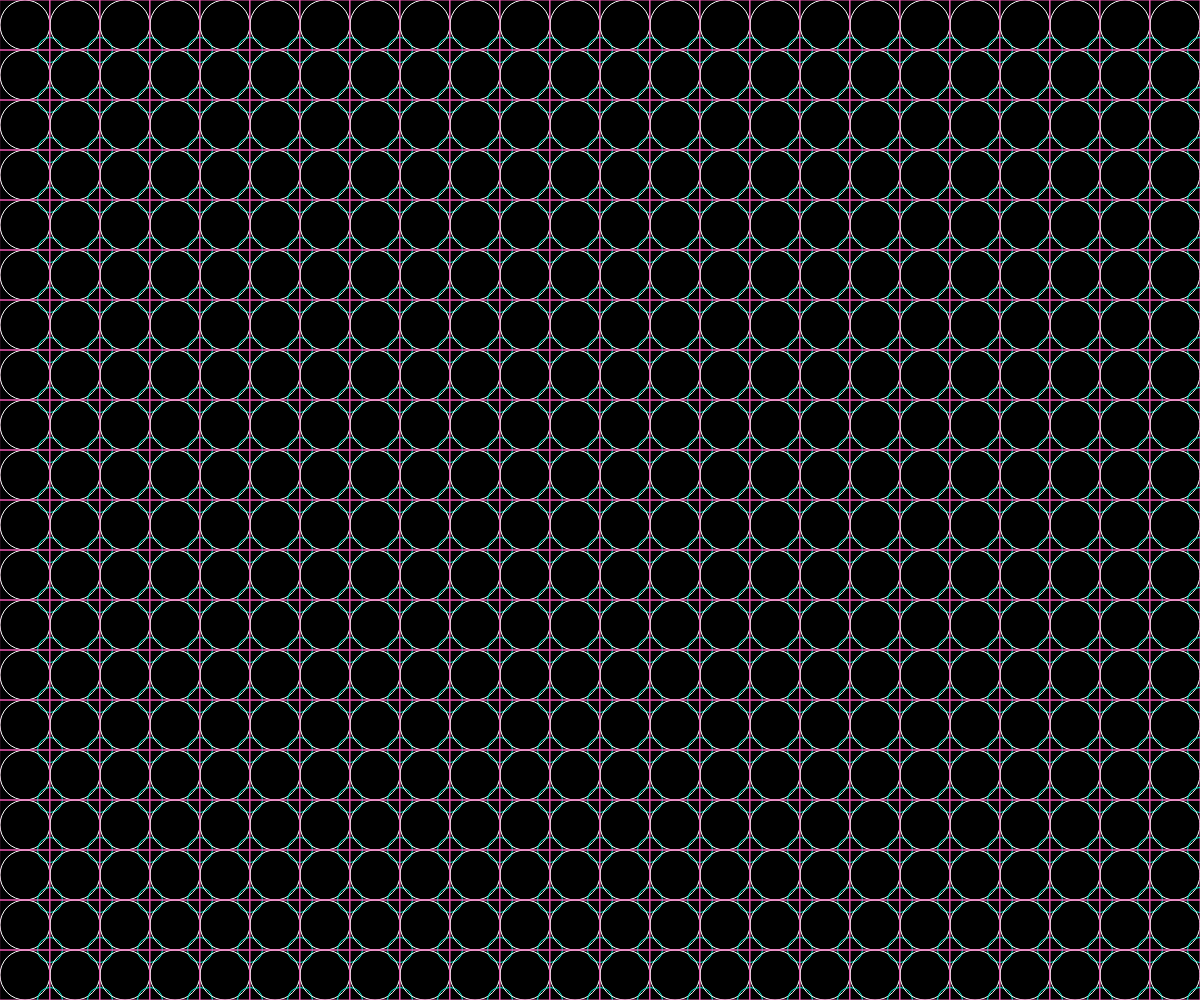
Frame 1 (no input)
Frame 60 (no input): identical to frame 1, image omitted
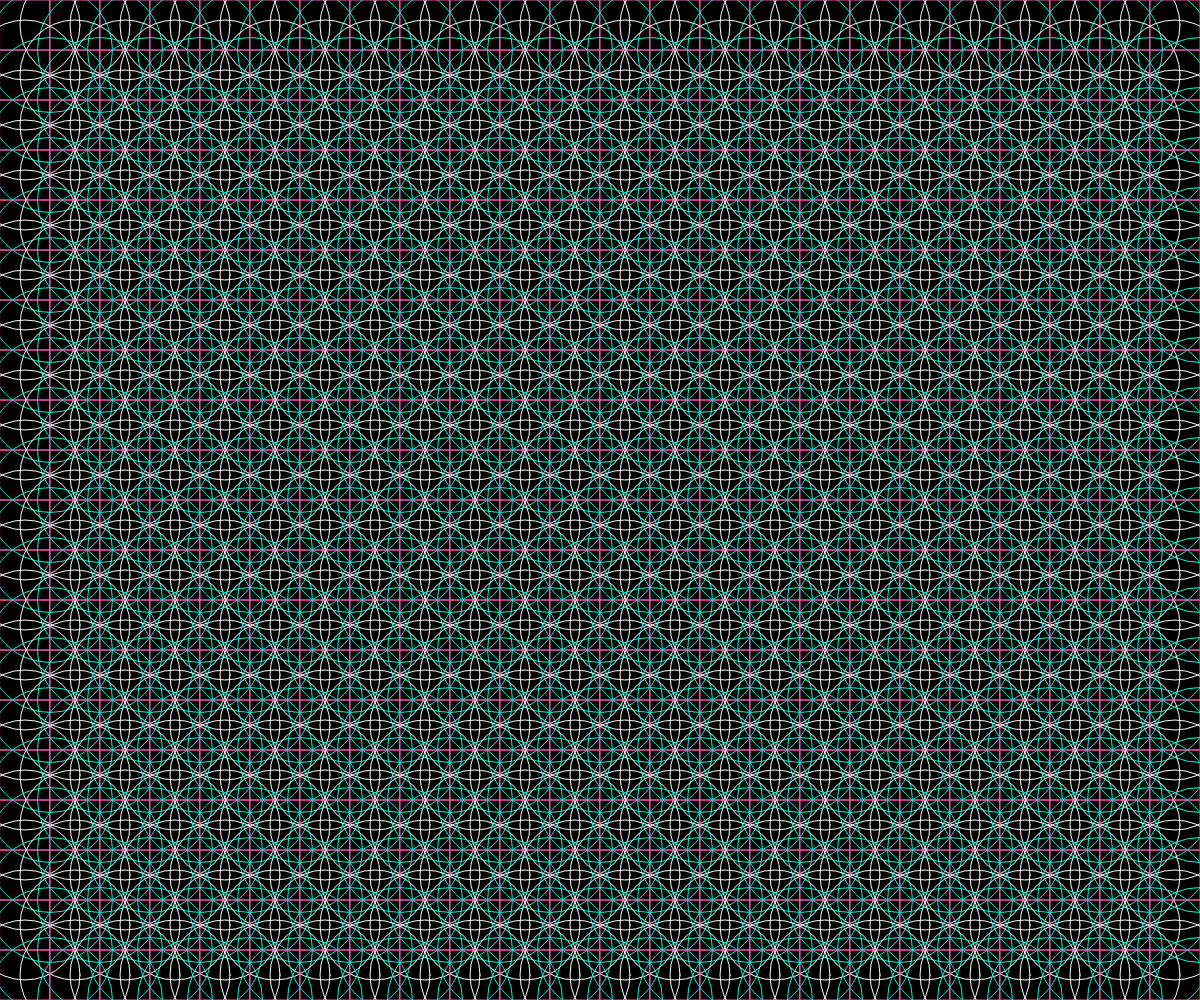
Frame 120 (the mouse pressed at the canvas centre since frame 60)

The p5.js sketch that drew these frames (run headless with seeded random() and noise() and a simulated clock; from frame 60 on, the mouse is pressed at the canvas centre):

// p5.js sketch
// ── sketch.js
function setup() {
  createCanvas(windowWidth, windowHeight);
}

function draw() {
  background(0); //背景黑色
  stroke(255) //框線顏色(255為白色)
  noFill() //不要充滿顏色
  rectMode(CENTER) //以方框中心點為座標點

  for(var j=0;j<(height/50);j++){
    for(var i=0;i<(width/50);i=i+1)
    {
    ellipse(25+(i*50),25+(j*50),50+mouseX/10) //在座標
    stroke(241,91,181)
    rect(25+(i*50),25+(j*50),50)
    stroke(0,245,212)
    ellipse(50+(i*50),50+(j*50),25+mouseY/5)
    stroke(255)
    }
  }
}
